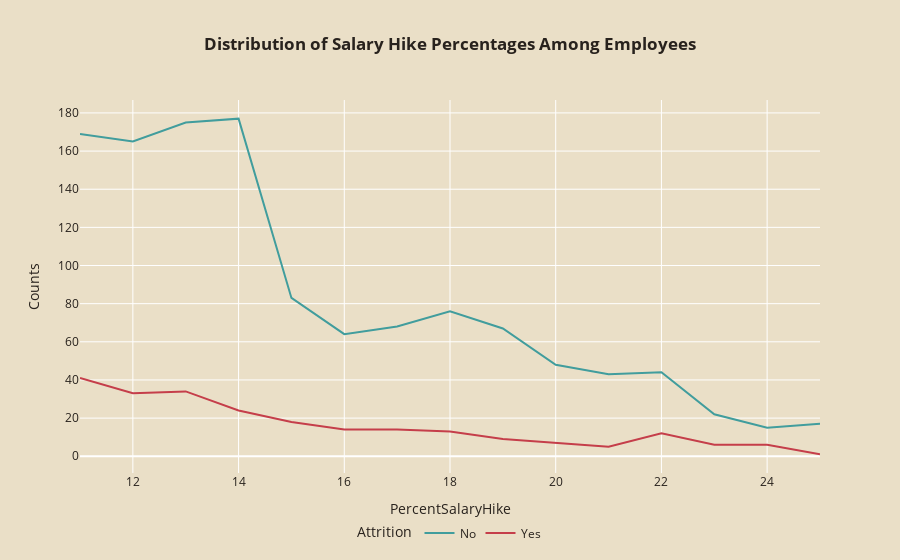

Notebook code cell kept with this figure:
### Markdown cell above
### The Impact of Salary Hikes on Employee Retention

### Code cell
hike_att = hr.groupby(['PercentSalaryHike', 'Attrition']).apply(lambda x: x['DailyRate'].count()).reset_index(name='Counts')

line_plot = px.line(hike_att, x='PercentSalaryHike', y='Counts', color='Attrition',
                    title='<b>Distribution of Salary Hike Percentages Among Employees</b>', height=500,
                    color_discrete_map={'Yes': '#C53E4A', 'No': '#419D9D'})

line_plot.update_traces(texttemplate='%{text:.2f}%', 
                  textposition='top center',
                  textfont_size=14, 
                  textfont_color='black',
                  marker=dict(line=dict(color='#28221D', width=1)))

line_plot.update_layout(title_x=0.5, 
                  legend=dict(orientation='h', yanchor='bottom', y=-0.2, xanchor='center', x=0.5),
                  font_color='#28221D',
                  paper_bgcolor='#EADFC7', 
                  plot_bgcolor='#EADFC7')

line_plot.show()

### Figure 1 — Plotly figure (JSON) as saved in the notebook; plotly's stock layout.template omitted (floating-point values rounded to 4 significant figures)
{"data": [{"hovertemplate": "Attrition=No<br>PercentSalaryHike=%{x}<br>Counts=%{y}<extra></extra>", "legendgroup": "No", "line": {"color": "#419D9D", "dash": "solid"}, "marker": {"line": {"color": "#28221D", "width": 1}, "symbol": "circle"}, "mode": "lines", "name": "No", "orientation": "v", "showlegend": true, "textfont": {"color": "black", "size": 14}, "textposition": "top center", "texttemplate": "%{text:.2f}%", "type": "scatter", "x": [11, 12, 13, 14, 15, 16, 17, 18, 19, 20, 21, 22, 23, 24, 25], "xaxis": "x", "y": [169, 165, 175, 177, 83, 64, 68, 76, 67, 48, 43, 44, 22, 15, 17], "yaxis": "y"}, {"hovertemplate": "Attrition=Yes<br>PercentSalaryHike=%{x}<br>Counts=%{y}<extra></extra>", "legendgroup": "Yes", "line": {"color": "#C53E4A", "dash": "solid"}, "marker": {"line": {"color": "#28221D", "width": 1}, "symbol": "circle"}, "mode": "lines", "name": "Yes", "orientation": "v", "showlegend": true, "textfont": {"color": "black", "size": 14}, "textposition": "top center", "texttemplate": "%{text:.2f}%", "type": "scatter", "x": [11, 12, 13, 14, 15, 16, 17, 18, 19, 20, 21, 22, 23, 24, 25], "xaxis": "x", "y": [41, 33, 34, 24, 18, 14, 14, 13, 9, 7, 5, 12, 6, 6, 1], "yaxis": "y"}], "layout": {"autosize": true, "font": {"color": "#28221D"}, "legend": {"orientation": "h", "title": {"text": "Attrition"}, "tracegroupgap": 0, "x": 0.5, "xanchor": "center", "y": -0.2, "yanchor": "bottom"}, "paper_bgcolor": "#EADFC7", "plot_bgcolor": "#EADFC7", "title": {"text": "<b>Distribution of Salary Hike Percentages Among Employees</b>", "x": 0.5}, "xaxis": {"anchor": "y", "autorange": true, "domain": [0, 1], "range": [11, 25], "title": {"text": "PercentSalaryHike"}, "type": "linear"}, "yaxis": {"anchor": "x", "autorange": true, "domain": [0, 1], "range": [-8.778, 186.8], "title": {"text": "Counts"}, "type": "linear"}}}
